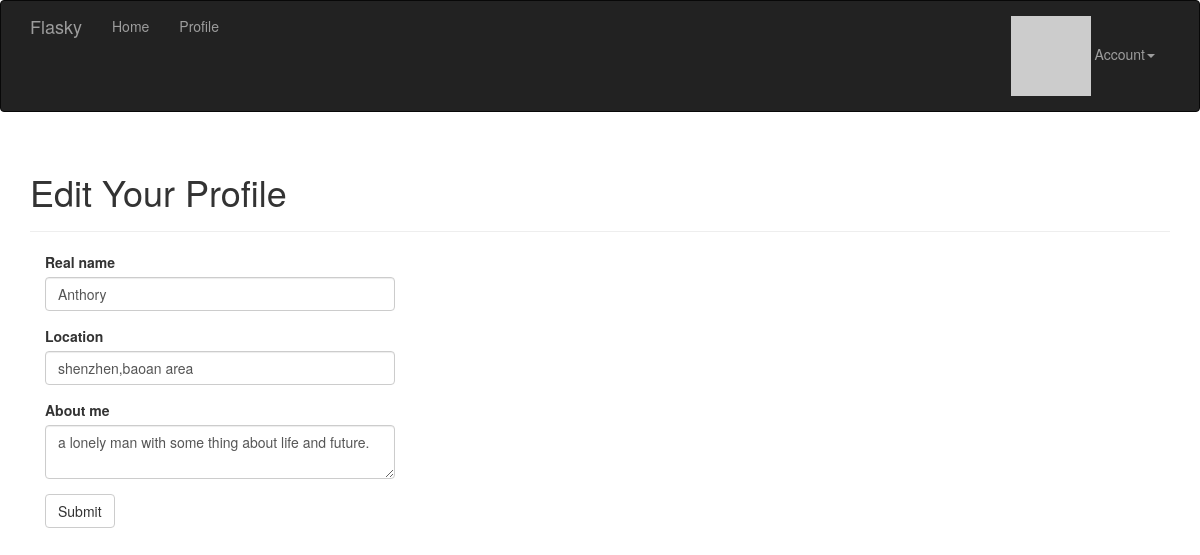
Screenshot of /edit-profile (signed in) with the database file from the repository.
### app/models.py (models this page shows, shortened)
class User(UserMixin, db.Model):
    __tablename__ = 'users'
    id = db.Column(db.Integer, primary_key=True)
    email = db.Column(db.String(64), unique=True, index=True)
    username = db.Column(db.String(64), unique=True, index=True)
    role_id = db.Column(db.Integer, db.ForeignKey('roles.id'))
    password_hash = db.Column(db.String(128))
    confirmed = db.Column(db.Boolean, default=False)
    name = db.Column(db.String(64))
    location = db.Column(db.String(64))
    about_me = db.Column(db.Text())
    member_since = db.Column(db.DateTime(), default=datetime.utcnow)
    last_seen = db.Column(db.DateTime(), default=datetime.utcnow)
    avatar_hash = db.Column(db.String(32))
    posts = db.relationship('Post', backref='author', lazy='dynamic')
    @property
    def password(self):
        raise AttributeError('password is not a readable attribute')
    def ping(self):
        self.last_seen = datetime.utcnow()
        db.session.add(self)
    def gravatar(self, size=256, default="identicon", rating="g"):
        if request.is_secure:
            url = 'https://secure.gravatar.com/avatar'
        else:
            url = 'http://www.gravatar.com/avatar'
        hash = self.avatar_hash or hashlib.md5(
                self.email.encode('utf-8')).hexdigest()
        return '{url}/{hash}?s={size}&d={default}&r={rating}'.format(
                url=url, hash=hash, size=size, default=default, rating=rating)

### app/main/views.py (the view, shortened to what this page needs)
@main.route('/edit-profile', methods=['POST', 'GET'])
def edit_profile():
    form = EditProfileForm()
    form.name.data = current_user.name
    form.location.data = current_user.location
    form.about_me.data = current_user.about_me
    return render_template('edit-profile.html', form=form)

### app/main/forms.py
class EditProfileForm(Form):
    name = StringField('Real name', validators=[Length(0, 64)])
    location = StringField('Location', validators=[Length(0, 64)])
    about_me = TextAreaField('About me')
    submit = SubmitField('Submit')

### app/auth/views.py (called while the page is built)
@auth.before_app_request
def before_request():
    if current_user.is_authenticated:
        current_user.ping()
        if not current_user.confirmed \
               and request.endpoint[:5] != 'auth.' \
               and request.endpoint != 'static':
            return redirect(url_for('auth.unconfirmed'))

### app/main/__init__.py (called while the page is built)
@main.app_context_processor
def inject_perssions():
    return dict(Perssion=Perssion)

### app/models.py (called while the page is built)
@login_manager.user_loader
def load_user(user_id):
    return User.query.get(int(user_id))

### app/templates/edit-profile.html (shortened to what this page needs)
{% extends "base.html" %}
{% import "bootstrap/wtf.html" as wtf %}
{% block page_content %}
<div class="page-header">
  <h1>Edit Your Profile</h1>
</div>
<div class="col-md-4">
  {{ wtf.quick_form(form) }}
{% endblock %}

### rows the page displays
User: name "Anthory", location "shenzhen,baoan area", about_me "a lonely man with some thing about life and future."
